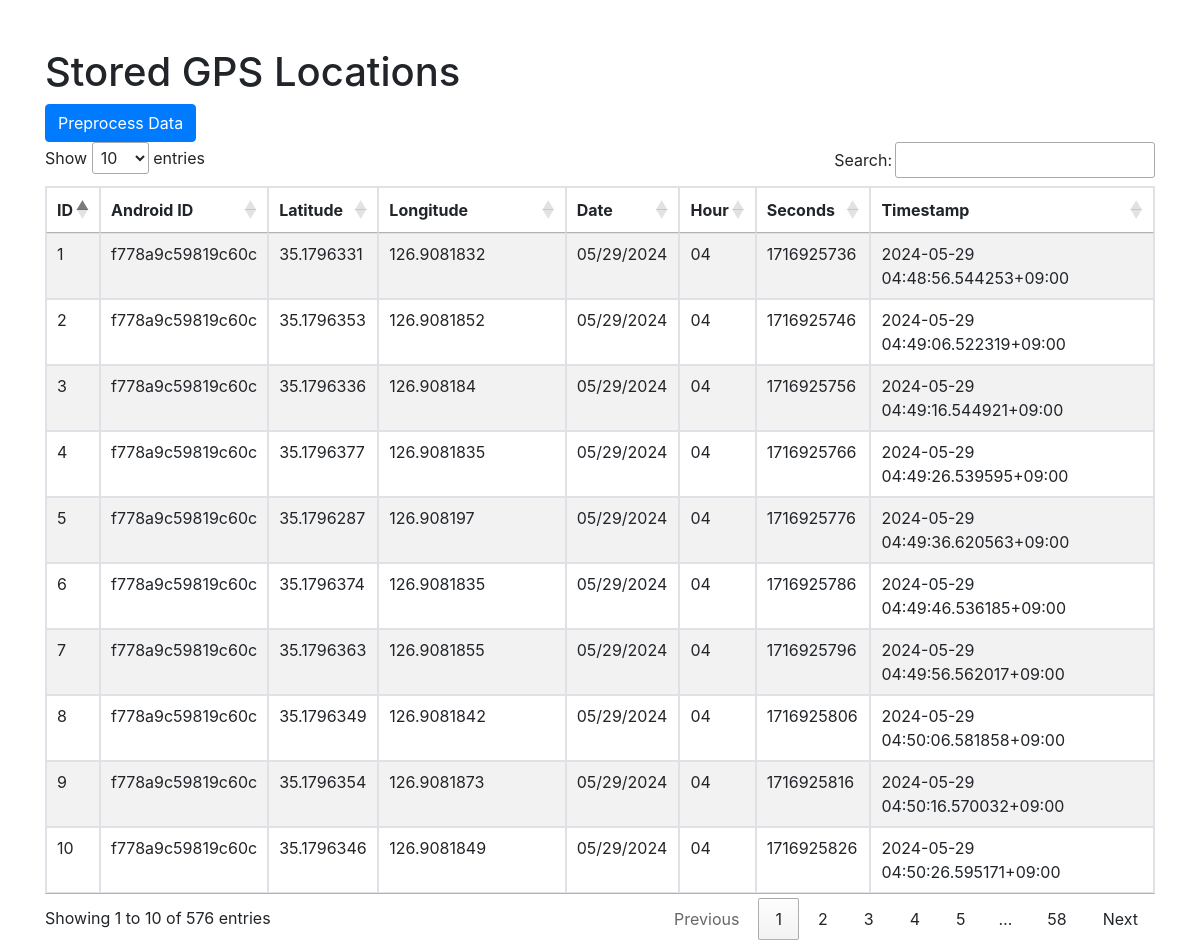
Page /view_data on the committed database.
### tables this page shows
CREATE TABLE locations (
            id INTEGER PRIMARY KEY AUTOINCREMENT,
            android_id TEXT,
            latitude REAL,
            longitude REAL,
            timestamp DATETIME DEFAULT CURRENT_TIMESTAMP,
            date TEXT,
            hour TEXT,
            seconds TEXT
        );

### mobaileapp.py (the view)
@app.route('/view_data')
def view_data():
    conn = sqlite3.connect('location.db')
    conn.row_factory = sqlite3.Row
    c = conn.cursor()
    c.execute('SELECT * FROM locations')
    locations = c.fetchall()
    conn.close()
    return render_template('view_data.html', locations=locations)

### templates/view_data.html (shortened to what this page needs)
<!DOCTYPE html>
<html lang="en">
<head>
    <link rel="stylesheet" href="https://stackpath.bootstrapcdn.com/bootstrap/4.5.2/css/bootstrap.min.css">
    <link rel="stylesheet" type="text/css" href="https://cdn.datatables.net/1.10.21/css/jquery.dataTables.css">
</head>
<body>
    <div class="container mt-5">
        <h1>Stored GPS Locations</h1>
        <button class="btn btn-primary" onclick="preprocessData()">Preprocess Data</button>
        <table class="table table-striped table-bordered" style="width:100%">
            <thead>
                <tr>
                    <th>ID</th>
                    <th>Android ID</th>
                    <th>Latitude</th>
                    <th>Longitude</th>
                    <th>Date</th>
                    <th>Hour</th>
                    <th>Seconds</th>
                    <th>Timestamp</th>
                </tr>
            </thead>
            <tbody>
                {% for location in locations %}
                <tr>
                    <td>{{ location.id }}</td>
                    <td>{{ location.android_id }}</td>
                    <td>{{ location.latitude }}</td>
                    <td>{{ location.longitude }}</td>
                    <td>{{ location.date }}</td>
                    <td>{{ location.hour }}</td>
                    <td>{{ location.seconds }}</td>
                    <td>{{ location.timestamp }}</td>
                </tr>
                {% endfor %}
            </tbody>
        </table>
    </div>
</body>
</html>

### rows in the picture
locations: id "1", android_id "f778a9c59819c60c", latitude "35.1796331", longitude "126.9081832", date "05/29/2024", hour "04", seconds "1716925736", timestamp "2024-05-29 04:48:56.544253+09:00"
locations: id "2", android_id "f778a9c59819c60c", latitude "35.1796353", longitude "126.9081852", date "05/29/2024", hour "04", seconds "1716925746", timestamp "2024-05-29 04:49:06.522319+09:00"
locations: id "3", android_id "f778a9c59819c60c", latitude "35.1796336", longitude "126.908184", date "05/29/2024", hour "04", seconds "1716925756", timestamp "2024-05-29 04:49:16.544921+09:00"
locations: id "4", android_id "f778a9c59819c60c", latitude "35.1796377", longitude "126.9081835", date "05/29/2024", hour "04", seconds "1716925766", timestamp "2024-05-29 04:49:26.539595+09:00"
locations: id "5", android_id "f778a9c59819c60c", latitude "35.1796287", longitude "126.908197", date "05/29/2024", hour "04", seconds "1716925776", timestamp "2024-05-29 04:49:36.620563+09:00"
locations: id "6", android_id "f778a9c59819c60c", latitude "35.1796374", longitude "126.9081835", date "05/29/2024", hour "04", seconds "1716925786", timestamp "2024-05-29 04:49:46.536185+09:00"
locations: id "7", android_id "f778a9c59819c60c", latitude "35.1796363", longitude "126.9081855", date "05/29/2024", hour "04", seconds "1716925796", timestamp "2024-05-29 04:49:56.562017+09:00"
locations: id "8", android_id "f778a9c59819c60c", latitude "35.1796349", longitude "126.9081842", date "05/29/2024", hour "04", seconds "1716925806", timestamp "2024-05-29 04:50:06.581858+09:00"
locations: id "9", android_id "f778a9c59819c60c", latitude "35.1796354", longitude "126.9081873", date "05/29/2024", hour "04", seconds "1716925816", timestamp "2024-05-29 04:50:16.570032+09:00"
locations: id "10", android_id "f778a9c59819c60c", latitude "35.1796346", longitude "126.9081849", date "05/29/2024", hour "04", seconds "1716925826", timestamp "2024-05-29 04:50:26.595171+09:00"
